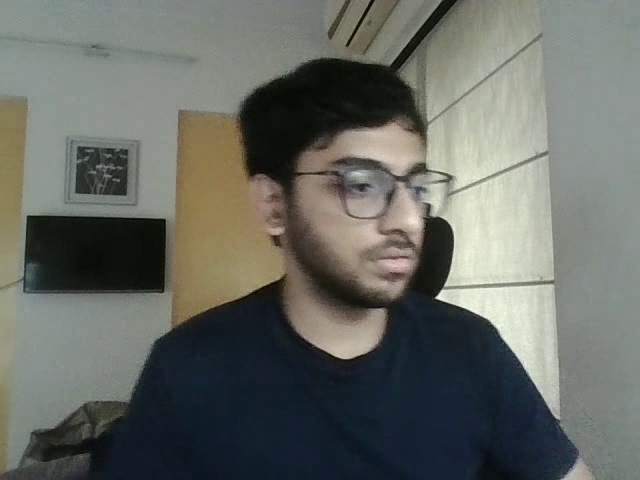
#> input picture frame 32 of face_recognition/recordings/session_2024-07-21-15-53-11.mp4, 640 x 480 px, given in place of the camera; the run also reads 1 picture not shown here
$ jupyter execute --allow-errors 'Face recognition.ipynb'   (text cells are left out)
#> lines starting #> are read from the running program, lines starting #| are printed output that depends on the picture
[cell 1]
import cv2
import os
from PIL import Image
import numpy as np

[cell 2]
def generate_dataset():
    face_classifier = cv2.CascadeClassifier("haarcascade_frontalface_default.xml")

    def face_cropped(img):
        gray = cv2.cvtColor(img, cv2.COLOR_BGR2GRAY)
        faces = face_classifier.detectMultiScale(gray, 1.3, 5)
        if len(faces) == 0:
            return None
        for (x, y, w, h) in faces:
            cropped_face = img[y:y+h, x:x+w]
        return cropped_face

    cap = cv2.VideoCapture(0)  # Change to 0 if 1 does not work
    id = 1
    img_id = 0

    while True:
        ret, frame = cap.read()
#> frame is the input picture: shape (480, 640, 3); mean B, G, R 99.6, 105.9, 102.8
        if not ret:
            print("Failed to capture image")
            continue
        cropped_face = face_cropped(frame)
#> in face_cropped, `gray = cv2.cvtColor(img, cv2.COLOR_BGR2GRAY)`:
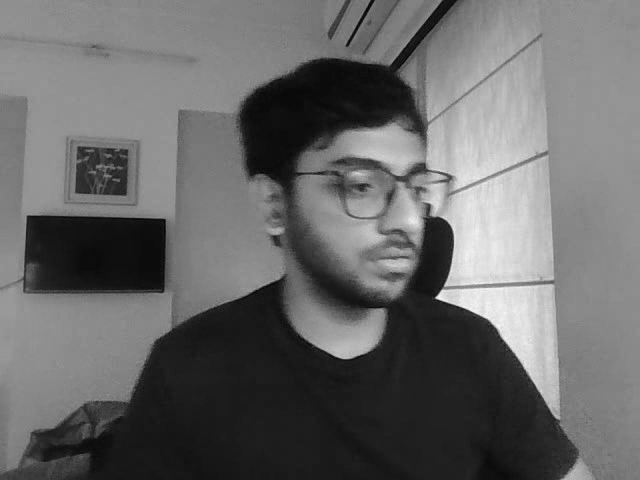
#> gray: shape (480, 640); min 2, max 249, mean 104.3
#> in face_cropped, `faces = face_classifier.detectMultiScale(gray, 1.3, 5)`: faces = ()
        if cropped_face is not None:
            img_id += 1
            face = cv2.resize(cropped_face, (200, 200))
            face = cv2.cvtColor(face, cv2.COLOR_BGR2GRAY)
            file_name_path = "data/user." + str(id) + "." + str(img_id) + ".jpg"
            cv2.imwrite(file_name_path, face)
            cv2.putText(face, str(img_id), (50, 50), cv2.FONT_HERSHEY_COMPLEX, 1, (0, 255, 0), 2)
            cv2.imshow("Cropped face", face)

        if cv2.waitKey(1) == 13 or int(img_id) == 200:  # 13 is the ASCII character of Enter
#> (key q is pressed here)
            break

    cap.release()
    cv2.destroyAllWindows()
    print("Collecting samples is completed....")

generate_dataset()

[cell 3]
def train_classifier(data_dir):
#> called with data_dir = 'data'
    path = [os.path.join(data_dir, f) for f in os.listdir(data_dir)]

    faces = []
    ids = []

    for image in path:
        img = Image.open(image).convert('L')
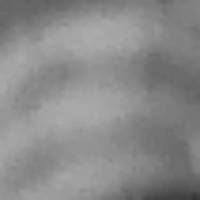
#> input picture face recognition/data/user.1.100.jpg, 200 x 200 px
#> img is the input picture: PIL image 200x200 L; min 51, max 172, mean 137.5
        imageNp = np.array(img, 'uint8')
        id = int(os.path.split(image)[1].split(".")[1])

        faces.append(imageNp)
        ids.append(id)

    ids = np.array(ids)

    # Train and save classifier
    clf = cv2.face.LBPHFaceRecognizer_create()
    clf.train(faces,ids)
    clf.write("classifier.xml")
train_classifier("data")

[cell 4]
# [37 lines of commented-out code are left out]

[cell 5]
# [134 lines of commented-out code are left out]

[cell 6]
# [95 lines left out: functions draw_boundary, get_next_session_id, update_log, save_observation_frames, not called in this run]

# Create 'recordings' directory if it doesn't exist
os.makedirs("recordings", exist_ok=True)

# Create session ID based on the current timestamp
#> (the rest of this cell did not finish here and is left out)

[cell 7]
import cv2
import os
from PIL import Image
import numpy as np
from tkinter import Tk
from tkinter.filedialog import askopenfilename

# Function to draw boundary and recognize faces
def draw_boundary(img, classifier, scaleFactor, minNeighbors, color, text, clf):
    gray_img = cv2.cvtColor(img, cv2.COLOR_BGR2GRAY)
    features = classifier.detectMultiScale(gray_img, scaleFactor, minNeighbors)

    for (x, y, w, h) in features:
        cv2.rectangle(img, (x, y), (x+w, y+h), color, 2)
        id, pred = clf.predict(gray_img[y:y+h, x:x+w])
        confidence = int(100 * (1 - pred / 300))

        if confidence > 76:
            if id == 1:
                cv2.putText(img, "Michelle", (x, y-5), cv2.FONT_HERSHEY_SIMPLEX, 0.8, color, 1, cv2.LINE_AA)
        else:
            cv2.putText(img, "UNKNOWN", (x, y-5), cv2.FONT_HERSHEY_SIMPLEX, 0.8, (0, 0, 255), 1, cv2.LINE_AA)

    return img

# Loading classifier
faceCascade = cv2.CascadeClassifier("haarcascade_frontalface_default.xml")
clf = cv2.face.LBPHFaceRecognizer_create()
clf.read("classifier.xml")

# Function to select and process a video file
def process_video():
    # Set up file dialog to select a video
    Tk().withdraw()  # Prevents an empty tkinter window from appearing
    file_path = askopenfilename(initialdir="recordings", title="Select a Recording",
                                filetypes=(("MP4 files", "*.mp4"), ("AVI files", "*.avi"), ("All files", "*.*")))
#> the answer given: data/user.1.100.jpg

    if not file_path:
        print("No file selected. Exiting.")
        return

    video_capture = cv2.VideoCapture(file_path)

    while True:
        ret, img = video_capture.read()
#> img: shape (200, 200, 3)
        if not ret:
            break

        img = draw_boundary(img, faceCascade, 1.3, 6, (255, 255, 255), "Face", clf)
        cv2.imshow("Face Detection", img)

        if cv2.waitKey(1) & 0xFF == ord('q'):
#> (key q is pressed here)
            break

    video_capture.release()
    cv2.destroyAllWindows()

# Call the function to process video
process_video()

[cell 8]
import cv2
import os
from tkinter import Tk, filedialog

# Function to draw boundary and recognize faces
def draw_boundary(img, classifier, scaleFactor, minNeighbors, color, text, clf):
    gray_img = cv2.cvtColor(img, cv2.COLOR_BGR2GRAY)
    features = classifier.detectMultiScale(gray_img, scaleFactor, minNeighbors)

    for (x, y, w, h) in features:
        cv2.rectangle(img, (x, y), (x+w, y+h), color, 2)
        id, pred = clf.predict(gray_img[y:y+h, x:x+w])
        confidence = int(100 * (1 - pred / 300))

        if confidence > 76:
            if id == 1:
                cv2.putText(img, "Michelle", (x, y-5), cv2.FONT_HERSHEY_SIMPLEX, 0.8, color, 1, cv2.LINE_AA)
        else:
            cv2.putText(img, "UNKNOWN", (x, y-5), cv2.FONT_HERSHEY_SIMPLEX, 0.8, (0, 0, 255), 1, cv2.LINE_AA)

    return img

# Loading classifier
faceCascade = cv2.CascadeClassifier("haarcascade_frontalface_default.xml")
clf = cv2.face.LBPHFaceRecognizer_create()
clf.read("classifier.xml")

# Function to select and process a video file
def process_video():
    # Set up DPI scaling
    root = Tk()
    root.withdraw()  # Prevents the main tkinter window from appearing

    # Increase DPI awareness
    try:
        from ctypes import windll
        windll.shcore.SetProcessDpiAwareness(1)
#> (this line was passed over: ctypes is not available in this run)
    except Exception as e:
        print(f"Failed to set DPI awareness: {e}")

    initial_dir = os.path.join(os.getcwd(), "recordings")
    file_path = filedialog.askopenfilename(initialdir=initial_dir,
                                           title="Select a Recording for Face Detection",
                                           filetypes=(("MP4 files", "*.mp4"), ("AVI files", "*.avi"), ("All files", "*.*")))
#> the answer given: data/user.1.106.jpg

    if not file_path:
        print("No file selected. Exiting.")
        return

    video_capture = cv2.VideoCapture(file_path)

    while True:
        ret, img = video_capture.read()
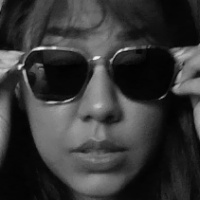
#> img: shape (200, 200, 3); min 1, max 247, mean 54.6
        if not ret:
            break

        img = draw_boundary(img, faceCascade, 1.3, 6, (255, 255, 255), "Face", clf)
        cv2.imshow("Face Detection", img)

        if cv2.waitKey(1) & 0xFF == ord('q'):
#> (key q is pressed here)
            break

    video_capture.release()
    cv2.destroyAllWindows()

# Call the function to process video
process_video()

$ run again, starting later in the video
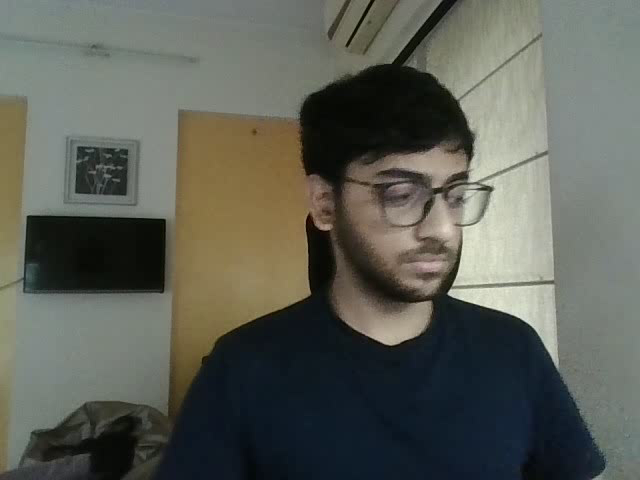
#> input picture frame 144 of face_recognition/recordings/session_2024-07-21-15-53-11.mp4, 640 x 480 px, given in place of the camera
#> in generate_dataset, frame is the input picture: shape (480, 640, 3); mean B, G, R 86.7, 95.3, 92.7
#> faces = ()
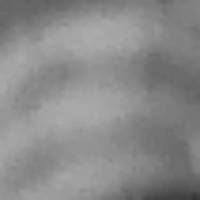
#> input picture face recognition/data/user.1.100.jpg, 200 x 200 px
#> in train_classifier, img is the input picture: PIL image 200x200 L; min 51, max 172, mean 137.5
#> img: shape (200, 200, 3)
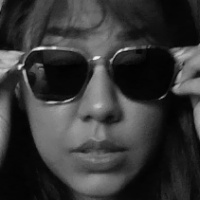
#> input picture face recognition/data/user.1.106.jpg, 200 x 200 px
#> in process_video, img is the input picture: shape (200, 200, 3); min 1, max 247, mean 54.6

$ run again, starting later in the video
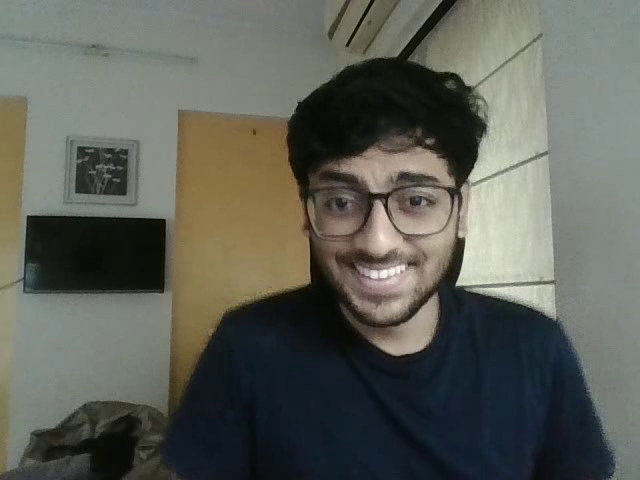
#> input picture frame 256 of face_recognition/recordings/session_2024-07-21-15-53-11.mp4, 640 x 480 px, given in place of the camera
#> in generate_dataset, frame is the input picture: shape (480, 640, 3); mean B, G, R 87.5, 95.6, 93.7
#> faces = [[288, 127, 183, 183]]
#> the loop in face_cropped, `for (x, y, w, h) in faces:` made 1 pass
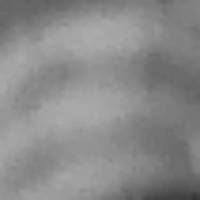
#> input picture face recognition/data/user.1.100.jpg, 200 x 200 px
#> in train_classifier, img is the input picture: PIL image 200x200 L; min 51, max 172, mean 137.5
#> img: shape (200, 200, 3)
#> in draw_boundary, `features = classifier.detectMultiScale(gray_img, scaleFactor, minNeigh..`: features = ()
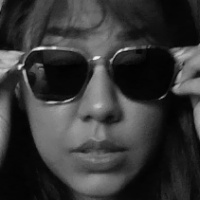
#> input picture face recognition/data/user.1.106.jpg, 200 x 200 px
#> in process_video, img is the input picture: shape (200, 200, 3); min 1, max 247, mean 54.6
